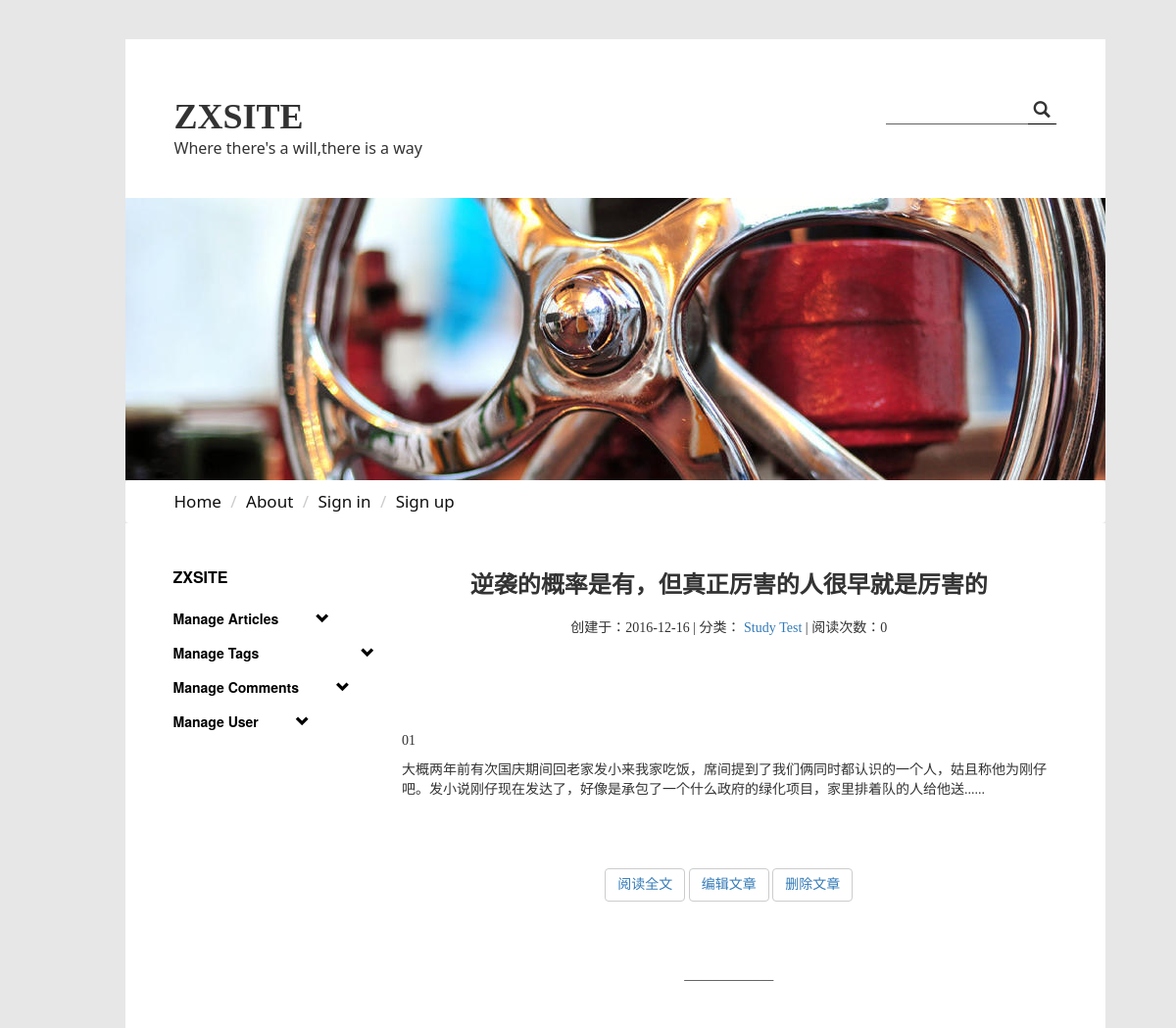
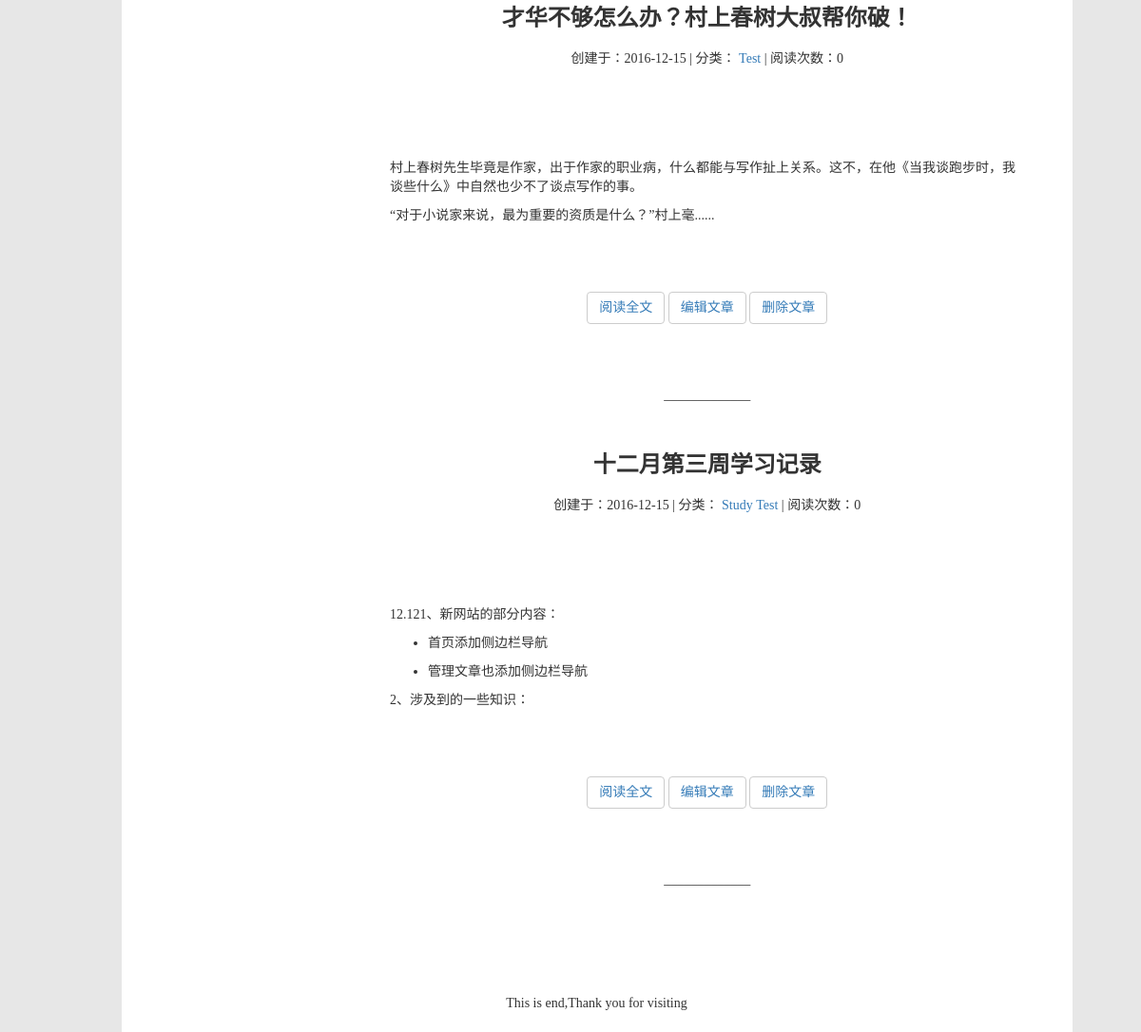
The page /manage/ on the database as committed earlier (2 pictures, top to bottom).
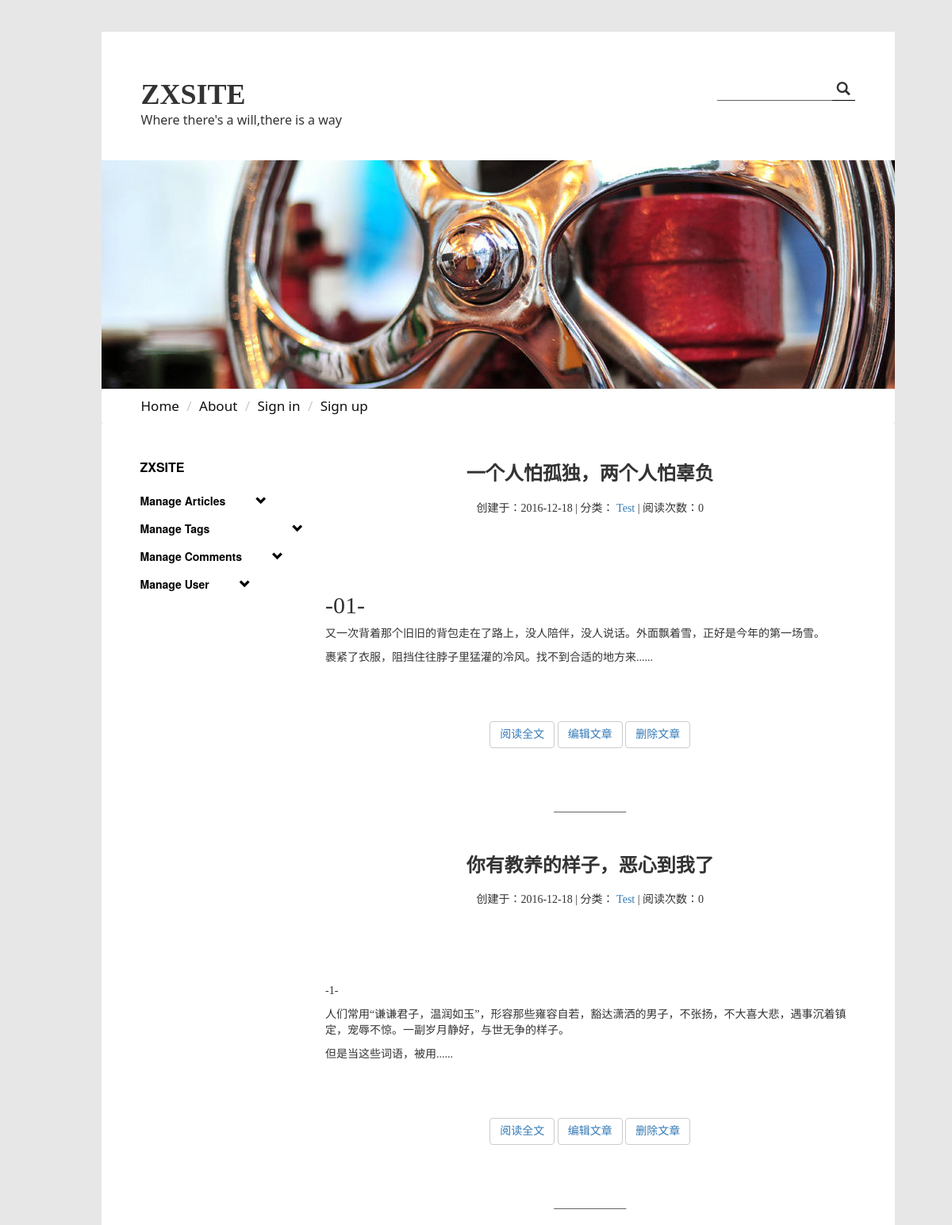
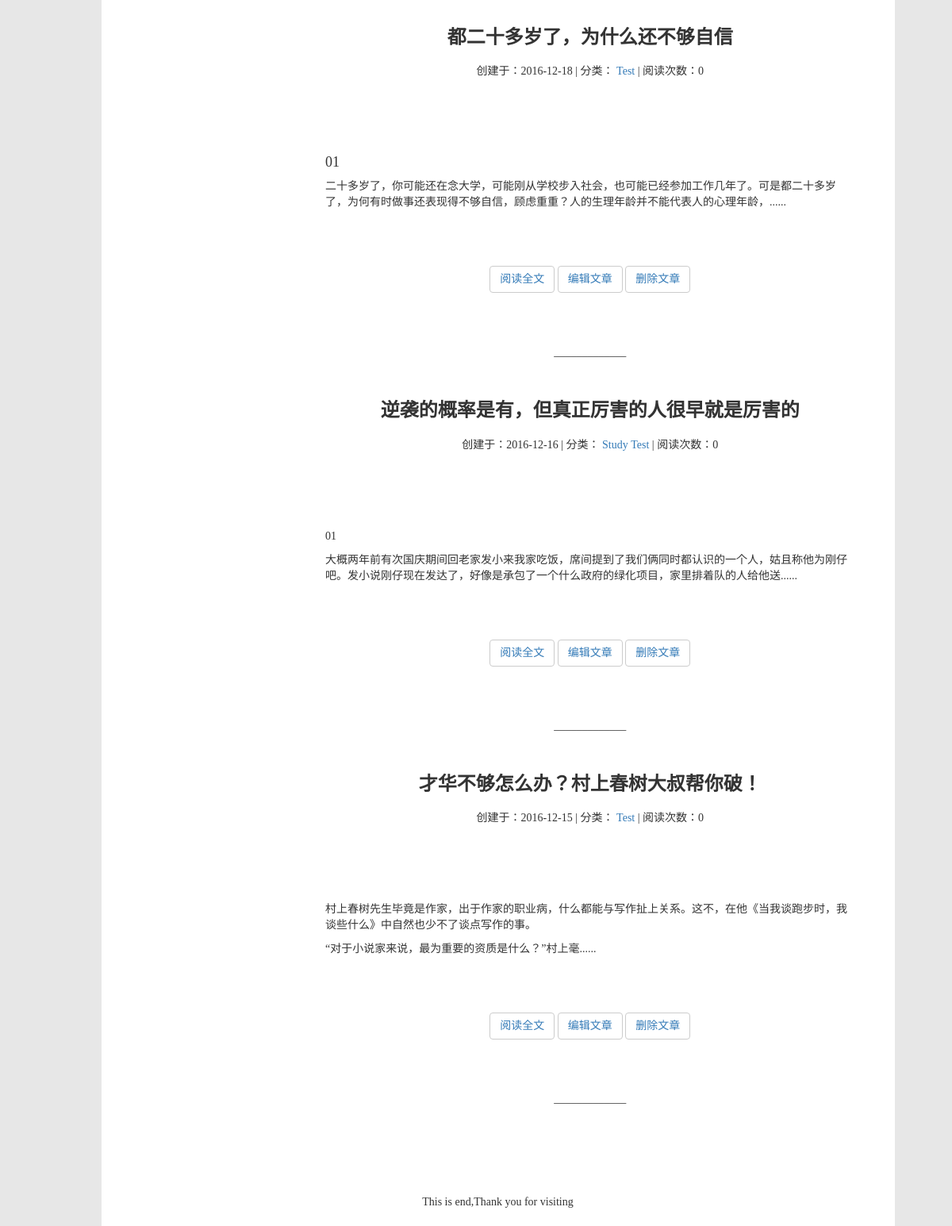
The same page on the database as committed later (2 pictures, top to bottom).
### zxsite/models.py (models this page shows, shortened)
class Article(models.Model):
    author = models.ForeignKey('Bloger', verbose_name='作者')
    tags = models.ManyToManyField('Tag', verbose_name='标签')
    title = models.CharField('标题', max_length=50)
    content = models.TextField('正文')
    abstract = models.TextField('摘要',null=True,blank=True)
    ARTICLE_STATUS = (
        ('P', 'PUBLIC'),
        ('E', 'EDITING'),
        ('D', 'DELETED'),
        ('C', 'DELETE-COMPELETLY')
    )
    status = models.CharField('文章状态', max_length=1, choices=ARTICLE_STATUS)
    created_time = models.DateTimeField('创建时间', auto_now_add=True)
    lasted_modified_time = models.DateTimeField('最新修改时间', auto_now=True)
    views = models.PositiveIntegerField('浏览数', default=0)
    likes = models.PositiveIntegerField('点赞数', default=0)
    topped = models.BooleanField('是否置顶', default=False)
    class meta:
        ordering = ['-lasted_modified_time']

class Tag(models.Model):
    name = models.CharField(verbose_name='标签名',max_length=20)
    TAG_STATUS = (
        ('L','LIVE'),
        ('D','DEAD')
    )
    status = models.CharField(max_length=5,choices=TAG_STATUS)
    created_time = models.DateTimeField('创建时间', auto_now_add=True)
    related_articles = models.PositiveIntegerField('相关文章数')
    def __str__(self):
        return self.name
    class meta:
        ordering = ['-related_articles']

### zxsite/views.py (the view)
# urls.py: url(r'^manage/$',views.manage,name='manage'),
def manage(request):
    articles = Article.objects.filter(status='P').order_by('-created_time')
    tags = Tag.objects.filter(status='L')
    content = {
        'articles':articles,
        'tags':tags
    }
    return render(request,'zxsite/manage.html',content)

### zxsite/templates/zxsite/manage.html (shortened to what this page needs)
{% extends 'zxsite/subbase1.html' %}
{% block manage %}
    <div class="row">
        <div class="col-md-3">
            <div class="nav-side-menu" style="      margin-left: -1px">
                <div class="brand">
                    <b>ZXSITE</b>
                </div>
                <div class="menu-list">
                    <ul id="menu-content" class="menu-content" >
                        <li data-toggle="collapse" data-target="#products" class="collapsed">
                            Manage Articles
                            <span class="glyphicon glyphicon-chevron-down" style="padding-left: 34px;"></span>
                        </li>
                        <li data-toggle="collapse" data-target="#tags" class="collapsed">
                            Manage Tags
                            <span class="glyphicon glyphicon-chevron-down" style="padding-left: 100px;"></span>
                        </li>
                        <li data-toggle="collapse" data-target="#comments" class="collapsed">
                            Manage Comments
                            <span class="glyphicon glyphicon-chevron-down" style="padding-left: 34px;"></span>
                        </li>
                        <li data-toggle="collapse" data-target="#musers" class="collapsed">
                            Manage User
                            <span class="glyphicon glyphicon-chevron-down" style="padding-left: 34px;"></span>
                        </li>
                    </ul>
                </div>
            </div>
        </div>
        <div class="col-md-9">
             {% for article in articles %}
                <div style="" class="self-atc-div">
                    <h3 style="">{{ article.title }}</h3>
                    <div style="">
                        <p style="">创建于：{{ article.created_time|date:'Y-m-d' }}</p>
                        |
                        分类：
                        {% for tag in article.tags.all %}
                        <p class="text-capitalize"><a href="">{{ tag }}</a></p>
                        {% endfor %}
                        |
                        <p>阅读次数：{{ article.views }}</p>
                    </div>
                    <p class="text-justify self-atc-div-p">{{ article.abstract | safe }}</p>
                    <div class="center-block">
                        <button class="btn btn-default  self-displayinline" >
                            <a href="/article/{{ article.id }}">阅读全文</a>
                        </button>
                        <button class="btn btn-default  self-displayinline">
                            <a href="/article/edit/{{ article.id }}">编辑文章</a>
                        </button>
                        <button class="btn btn-default  self-displayinline">
                            <a href="/article/delete/{{ article.id }}">删除文章</a>
                        </button>
                    </div>
                    <footer style="margin-top: -70px">_____________</footer>
                </div>
            {% endfor %}
        </div>
    </div>
{% endblock %}

Rows that differ between the two databases and show on the page:
no longer on this page (row edited): Article: title "十二月第三周学习记录", created_time "2016-12-15", views "0", abstract "12.121、新网站的部分内容： 首页添加侧边栏导航 管理文章也添加侧边栏导航 2、涉及到的一些知识：", Tag (name "Study"), Tag (name "Test")
added Article: title "一个人怕孤独，两个人怕辜负", created_time "2016-12-18", views "0", abstract "-01- 又一次背着那个旧旧的背包走在了路上，没人陪伴，没人说话。外面飘着雪，正好是今年的第一场雪。 裹紧了衣服，阻挡住往脖子里猛灌的冷风。找不到合适的地方来......", Tag (name "Test")
added Article: title "你有教养的样子，恶心到我了", created_time "2016-12-18", views "0", abstract "-1- 人们常用“谦谦君子，温润如玉”，形容那些雍容自若，豁达潇洒的男子，不张扬，不大喜大悲，遇事沉着镇定，宠辱不惊。一副岁月静好，与世无争的样子。 但是当这些词语，被用......", Tag (name "Test")
added Article: title "都二十多岁了，为什么还不够自信", created_time "2016-12-18", views "0", abstract "01 二十多岁了，你可能还在念大学，可能刚从学校步入社会，也可能已经参加工作几年了。可是都二十多岁了，为何有时做事还表现得不够自信，顾虑重重？人的生理年龄并不能代表人的心理年龄，......", Tag (name "Test")
